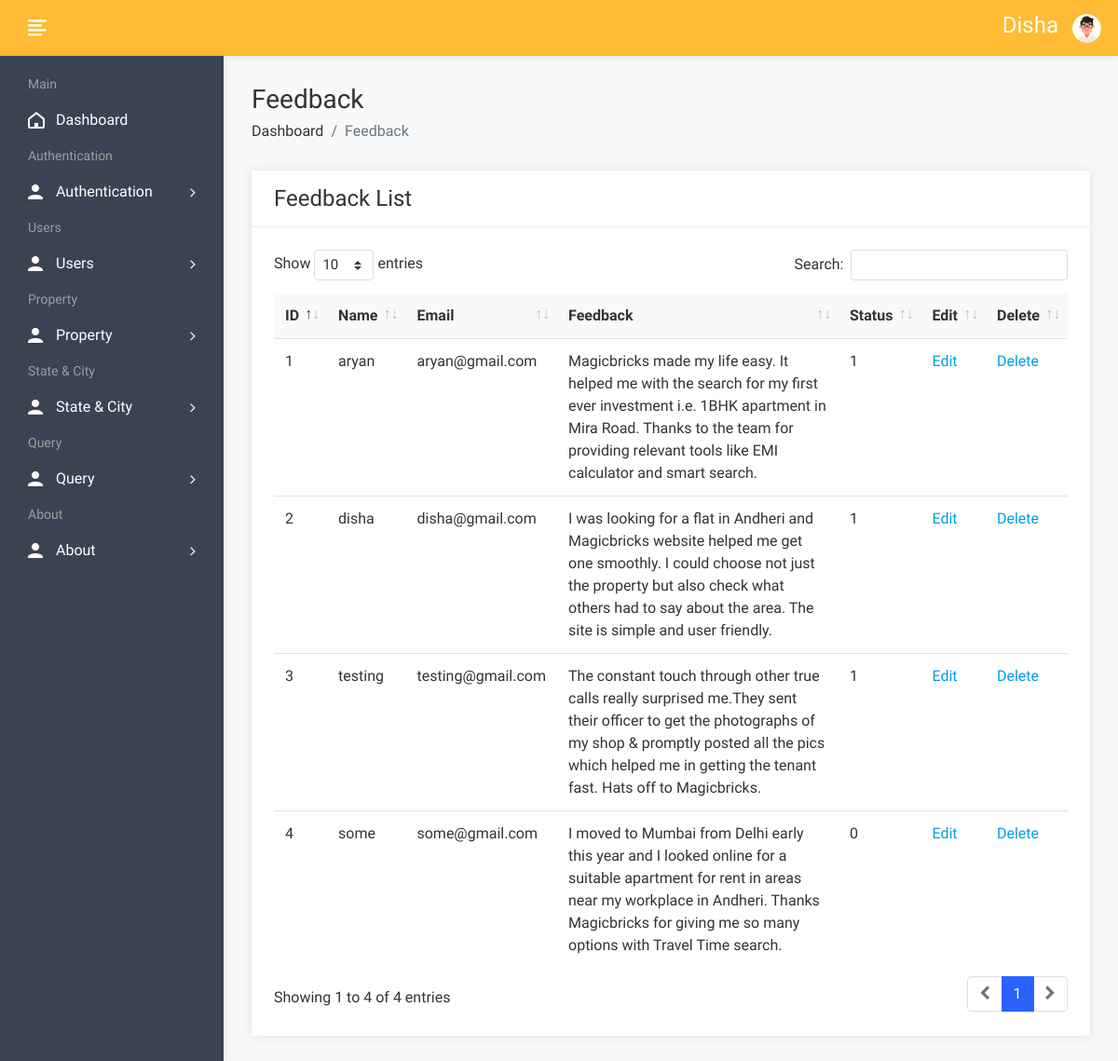
Before: /admin/feedbackview.php (signed in) with the older database file.
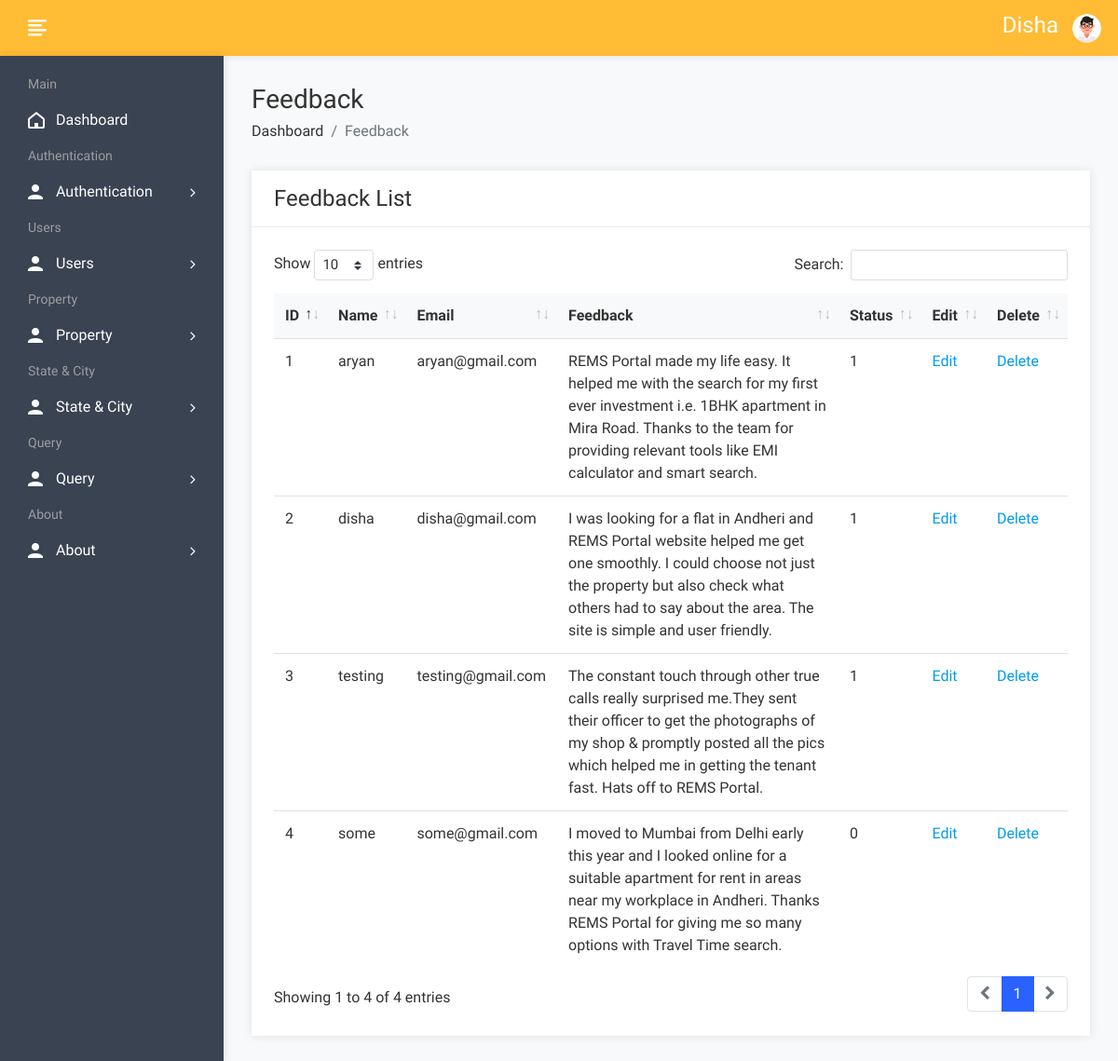
After: the same page with the newer database file.
### tables this page shows
CREATE TABLE `feedback` (
  `fid` int(50) NOT NULL,
  `uid` int(50) NOT NULL,
  `fdescription` varchar(300) NOT NULL,
  `status` int(1) NOT NULL,
  `date` date NOT NULL DEFAULT current_timestamp()
);

CREATE TABLE `user` (
  `uid` int(50) NOT NULL,
  `uname` varchar(100) NOT NULL,
  `uemail` varchar(100) NOT NULL,
  `uphone` varchar(20) NOT NULL,
  `upass` varchar(50) NOT NULL,
  `utype` varchar(50) NOT NULL,
  `uimage` varchar(300) NOT NULL
);

### admin/feedbackview.php (the view, shortened to what this page needs)
<!DOCTYPE html>
<html lang="en">
<head>
        <link rel="stylesheet" href="assets/css/bootstrap.min.css">
        <link rel="stylesheet" href="assets/css/font-awesome.min.css">
        <link rel="stylesheet" href="assets/css/feathericon.min.css">
		<link rel="stylesheet" href="assets/plugins/datatables/dataTables.bootstrap4.min.css">
		<link rel="stylesheet" href="assets/plugins/datatables/responsive.bootstrap4.min.css">
		<link rel="stylesheet" href="assets/plugins/datatables/select.bootstrap4.min.css">
		<link rel="stylesheet" href="assets/plugins/datatables/buttons.bootstrap4.min.css">
        <link rel="stylesheet" href="assets/css/style.css">
    </head>
    <body>
				<?php include("header.php"); ?>
            <div class="page-wrapper">
                <div class="content container-fluid">
					<div class="page-header">
						<div class="row">
							<div class="col">
								<h3 class="page-title">Feedback</h3>
								<ul class="breadcrumb">
									<li class="breadcrumb-item"><a href="dashboard.php">Dashboard</a></li>
									<li class="breadcrumb-item active">Feedback</li>
								</ul>
							</div>
						</div>
					</div>
					<div class="row">
						<div class="col-sm-12">
							<div class="card">
								<div class="card-header">
									<h4 class="card-title">Feedback List</h4>
								</div>
								<div class="card-body">
									<table id="basic-datatable" class="table">
                                            <thead>
                                                <tr>
                                                    <th>ID</th>
                                                    <th>Name</th>
                                                    <th>Email</th>
                                                    <th>Feedback</th>
													<th>Status</th>
                                                    <th>Edit</th>
                                                    <th>Delete</th>
                                                </tr>
                                            </thead>
                                            <tbody>
											<?php
												$query=mysqli_query($con,"select feedback.*, user.* from feedback,user where feedback.uid=user.uid");
												$cnt=1;
												while($row=mysqli_fetch_array($query))
													{
											?>
                                                <tr>
                                                    <td><?php echo $cnt; ?></td>
                                                    <td><?php echo $row['uname']; ?></td>
                                                    <td><?php echo $row['uemail']; ?></td>
                                                    <td><?php echo $row['2']; ?></td>
                                                    <td><?php echo $row['3']; ?></td>
													<td><a href="feedbackedit.php?id=<?php echo $row['0']; ?>">Edit</a></td>
                                                    <td><a href="feedbackdelete.php?id=<?php echo $row['0']; ?>">Delete</a></td>
                                                </tr>
                                                <?php
												$cnt=$cnt+1;
												}
												?>
                                            </tbody>
                                        </table>
								</div>
							</div>
						</div>
					</div>
				</div>
			</div>
    </body>
</html>

### admin/header.php (shortened to what this page needs)
<div class="header">
		<a href="javascript:void(0);" id="toggle_btn">
			<i class="fe fe-text-align-left"></i>
		</a>
		<ul class="nav user-menu">
			<h4 style="color:white;margin-top:13px;text-transform:capitalize;"><?php echo $_SESSION['auser'];?></h4>
			<li class="nav-item dropdown app-dropdown">
				<a href="#" class="dropdown-toggle nav-link" data-toggle="dropdown">
					<span class="user-img"><img class="rounded-circle" src="assets/img/profiles/avatar-01.png" width="31" alt="Ryan Taylor"></span>
				</a>
			</li>
		</ul>
          </div>
          <div class="sidebar" id="sidebar">
              <div class="sidebar-inner slimscroll">
			<div id="sidebar-menu" class="sidebar-menu">
				<ul>
					<li class="menu-title">
						<span>Main</span>
					</li>
					<li>
						<a href="dashboard.php"><i class="fe fe-home"></i> <span>Dashboard</span></a>
					</li>
					<li class="menu-title">
						<span>Authentication</span>
					</li>
					<li class="submenu">
						<a href="#"><i class="fe fe-user"></i> <span> Authentication </span> <span class="menu-arrow"></span></a>
					</li>
					<li class="menu-title">
						<span>Users</span>
					</li>
					<li class="submenu">
						<a href="#"><i class="fe fe-user"></i> <span> Users </span> <span class="menu-arrow"></span></a>
					</li>
					<li class="menu-title">
						<span>Property</span>
					</li>
					<li class="submenu">
						<a href="#"><i class="fe fe-user"></i> <span> Property</span> <span class="menu-arrow"></span></a>
					</li>
					<li class="menu-title">
						<span>State & City</span>
					</li>
					<li class="submenu">
						<a href="#"><i class="fe fe-user"></i> <span>State & City</span> <span class="menu-arrow"></span></a>
					</li>
					<li class="menu-title">
						<span>Query</span>
					</li>
					<li class="submenu">
						<a href="#"><i class="fe fe-user"></i> <span> Query </span> <span class="menu-arrow"></span></a>
					</li>
					<li class="menu-title">
						<span>About</span>
					</li>
					<li class="submenu">
						<a href="#"><i class="fe fe-user"></i> <span> About </span> <span class="menu-arrow"></span></a>
					</li>
				</ul>
			</div>
              </div>
          </div>

Changed rows visible on the page:
changed feedback "aryan": fdescription "Magicbricks made my life easy.…" → "REMS Portal made my life easy.…"
changed feedback "disha": fdescription "…flat in Andheri and Magicbricks website helped me get…" → "…flat in Andheri and REMS Portal website helped me get…"
changed feedback "testing": fdescription "…fast. Hats off to Magicbricks." → "…fast. Hats off to REMS Portal."
changed feedback "some": fdescription "…workplace in Andheri. Thanks Magicbricks for giving me so…" → "…workplace in Andheri. Thanks REMS Portal for giving me so…"
